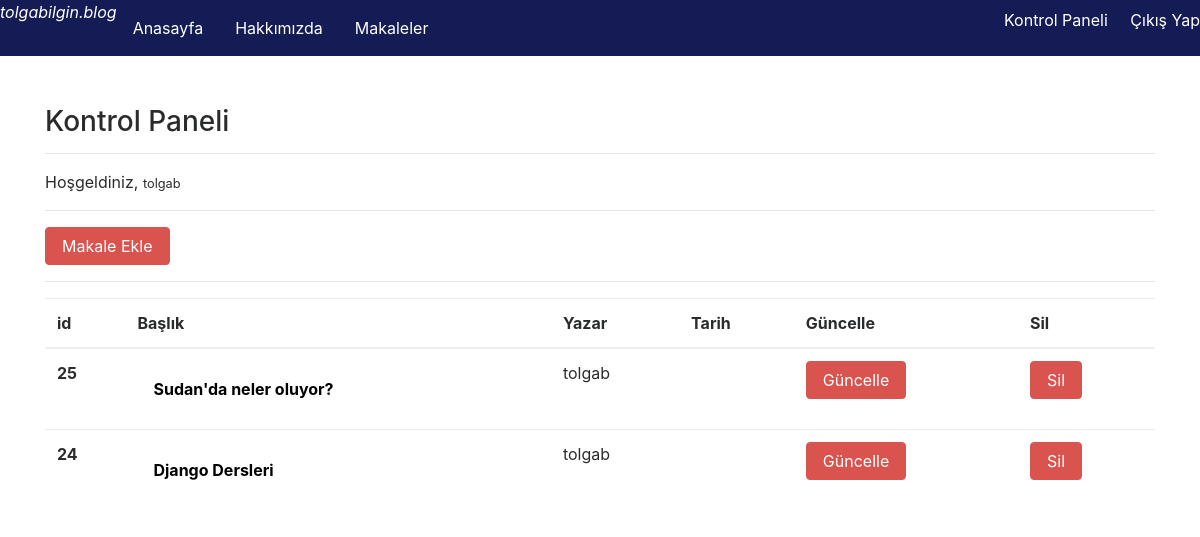
Screenshot of /articles/dashboard/ (signed in) with the database file from the repository.
### article/models.py (models this page shows, shortened)
class Article(models.Model):
    author = models.ForeignKey("auth.User",on_delete= models.CASCADE, verbose_name="Yazar") # Bu kodda on_delete=models.CASCADE kullanarak, bir müşteri kaydı silindiğinde, bu müşteriye bağlı olan tüm siparişler de otomatik olarak silinecektir.
    title = models.CharField(max_length=50,verbose_name="Başlık") #verbose_name model alanının okunabilir adını belirlemek için kullanılır ve kodunuzu daha anlaşılır hale getirmenize yardımcı olur.
    content = RichTextField()
    created_date = models.DateTimeField(auto_now_add=True,verbose_name="Oluşuturlma Tarihi")
    article_image = models.FileField(blank = True, null = True, verbose_name="Makaleye Fotoğraf Ekleyin", upload_to='media/')
    class Meta:
        ordering =['-created_date']

### article/views.py (the view)
# urls.py: path('dashboard/',views.dashboard, name="dashboard"),
@login_required(login_url="user:login")
def dashboard(request):
    articles = Article.objects.filter(author = request.user)
    context ={
        "articles": articles
    }
    return render ( request,"dashboard.html",context)

### templates/dashboard.html
{% extends "layout.html" %}
{% block body %}
<h3>Kontrol Paneli</h3>
<hr>
<p>
Hoşgeldiniz, <small>{{request.user.username}}</small>
</p>
<hr>
<a class = "btn btn-danger" href="/articles/addarticle">Makale Ekle</a>
<hr>
{% if articles %}
<table class="table">
  <thead>
    <tr>
      <th scope="col">id</th>
      <th scope="col">Başlık</th>
      <th scope="col">Yazar</th>
      <th scope="col">Tarih</th>
      <th scope="col">Güncelle</th>
      <th scope="col">Sil</th>
    </tr>
  </thead>
  <tbody>
        {% for article in articles %}
    <tr>
        <th scope="row">{{article.id}}</th>
        <td><a href="/articles/article/{{article.id}}" style="color: black; font-weight: bold;">{{article.title}}</a></td>
        <td>{{article.author.username}} </td>
        <td>{{article.created.date}}</td>
        <td><a  href="/articles/update/{{article.id}}" class = "btn btn-danger">Güncelle</a></td>
        <td><a  href="/articles/delete/{{article.id}}" class = "btn btn-danger">Sil</a></td>
    </tr>
        {% endfor %}
  </tbody>
</table>
{% else %}
<div class = "aler alert-danger">Burada Henüz Bir Makaleniz Bulunmuyor...</div>
{% endif %}
{% endblock body %}

### templates/includes/navbar.html (style rules this page uses)
a { display: block; padding: 1rem; color: white; text-decoration: none; }

### rows the page displays
Article: id "25", title "Sudan'da neler oluyor?", author.username "tolgab"
Article: id "24", title "Django Dersleri", author.username "tolgab"

### other values shown
{{ request.user.username }} "tolgab"
